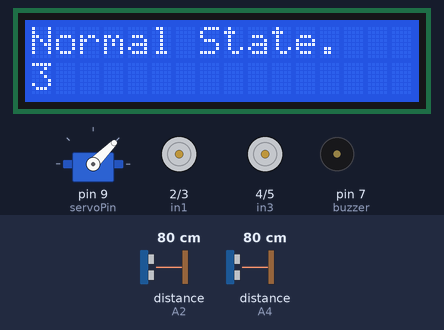
This sketch was run on a simulated Arduino Uno, built with avr-gcc and run on an emulated ATmega328P. Parts: 16×2 character LCD, servo, motor-driver pin pairs drawn as motors (green arrow = first pin HIGH = forward, orange = second pin HIGH = backward, longer = more drive, scaled by the enable pin), buzzer (waves = sounding). Wiring (inferred from the names in the program): 2 × ultrasonic range finder: trigger A1, echo A2 / trigger A3, echo A4. The test bench sets the inputs (shaded band); at power-on: distance to the obstacle (sensors on A2, A4) 80 cm. The echo pulse lasts 58.3 µs per cm.

Above: at 3.6 s.
3.7 s: distance to the obstacle (sensor on A2) set to 34 cm
At 4.5 s:
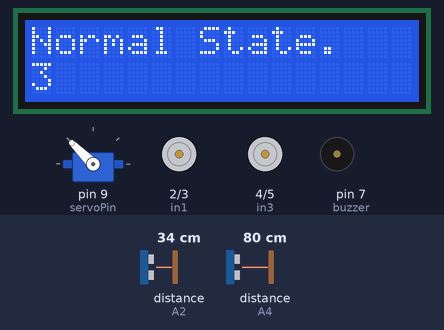
5.6 s: distance to the obstacle (sensor on A2) set to 28 cm
At 6.6 s:
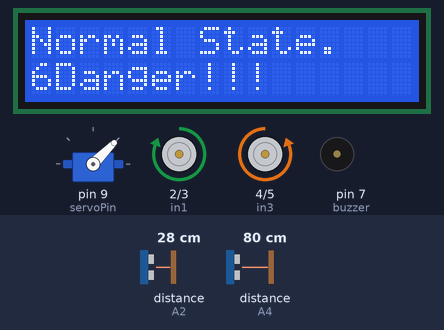
At 9.7 s:
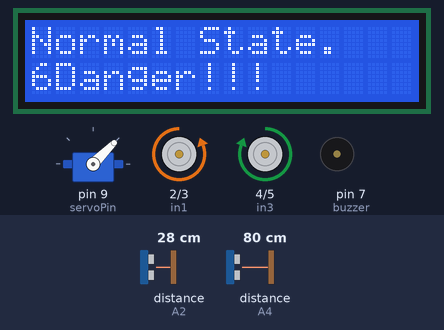
9.8 s: distance to the obstacle (sensor on A2) set to 13 cm
14.0 s: distance to the obstacle (sensor on A2) set to 10 cm
18.2 s: distance to the obstacle (sensor on A4) set to 32 cm
22.4 s: distance to the obstacle (sensor on A4) set to 27 cm
At 25.5 s:
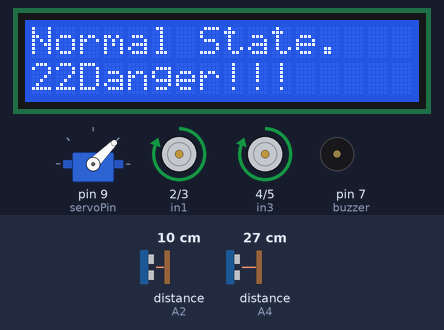
Timing chart, 0 to 45.6 s (numbered marks = the images above; inputs shaded):
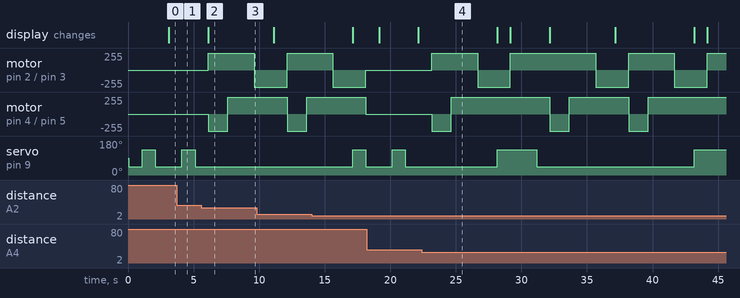

Measured:
- the behaviour switches between 31 and 30 cm on distance to the obstacle (sensor on A2) (found by bisection; images 1 and 2)
- after the input at 5.6 s, motor on pin 2 (in1) / pin 3 (in2): stopped → forward 255/255 after 0.52 s, → backward 255/255 3.5 s later; motor on pin 4 (in3) / pin 5 (in4): stopped → backward 255/255 after 0.52 s, → forward 255/255 1.5 s later
- after the input at 14.0 s, motor on pin 4 (in3) / pin 5 (in4): forward 255/255 → stopped after 4.1 s

The sketch:

Final_working_code.ino
```cpp
/*
  Into Robotics
*/
const int buzzer = 7;
int in1 = 2;
int in2 = 3;
int in3 = 4;
int in4 = 5;
int ena = 11;
int enb = 10;
#include <LiquidCrystal.h>

// initialize the library by associating any needed LCD interface pin
// with the arduino pin number it is connected to
const int rs = 12, en = 13, d4 = 30, d5 = 28, d6 = 26, d7 = 24;
LiquidCrystal lcd(rs, en, d4, d5, d6, d7);
#include <Servo.h>  //add '<' && '>' before && after servo.h

int servoPin = 9;
Servo servo;

const int trigPin1 = A1;
const int echoPin1 = A2;
//trig2 A3
//echo2 A4
// defines variables
long duration1;
int distance1;
const int trigPin2 = A3;
const int echoPin2 = A4;
// defines variables
long duration2;
int distance2;
int servoAngle = 0;   // servo position in degrees

void setup()
{
   lcd.begin(16, 2);
  Serial.begin(9600);
  servo.attach(servoPin);
  pinMode(buzzer, OUTPUT);
  pinMode(in1 , OUTPUT);
  pinMode(in2 , OUTPUT);
  pinMode(in3 , OUTPUT);
  pinMode(in4 , OUTPUT);
  pinMode(ena, OUTPUT);
  pinMode(enb, OUTPUT);
  pinMode(trigPin1, OUTPUT); // Sets the trigPin as an Output
  pinMode(echoPin1, INPUT); // Sets the echoPin as an Input
  pinMode(trigPin2, OUTPUT); // Sets the trigPin as an Output
  pinMode(echoPin2, INPUT); // Sets the echoPin as an Input

    lcd.print("Normal State.");

}


void right() {
  digitalWrite(in1, HIGH);
  digitalWrite(in2, LOW);
  digitalWrite(in3, LOW);
  digitalWrite(in4, HIGH);
  analogWrite(ena, 255);
  analogWrite(enb, 255);
}
void forward() {
  digitalWrite(in1, HIGH);
  digitalWrite(in2, LOW);
  digitalWrite(in3, HIGH);
  digitalWrite(in4, LOW);
  analogWrite(ena, 255);
  analogWrite(enb, 255);
}

void back() {
  digitalWrite(in1, LOW);
  digitalWrite(in2, HIGH);
  digitalWrite(in3, LOW);
  digitalWrite(in4, HIGH);
  analogWrite(ena, 255);
  analogWrite(enb, 255);
}
void left() {
  digitalWrite(in1, LOW);
  digitalWrite(in2, HIGH);
  digitalWrite(in3, HIGH);
  digitalWrite(in4, LOW);
  analogWrite(ena, 255);
  analogWrite(enb, 255);
}

void pause() {
  digitalWrite(in1, LOW);
  digitalWrite(in2, LOW);
  digitalWrite(in3, LOW);
  digitalWrite(in4, LOW);
  analogWrite(ena, 0);
  analogWrite(enb, 0);
}


void loop()
{

   lcd.setCursor(0, 1);
  lcd.print(millis() / 1000);
  servo.write(45);
  delay(1000);
   digitalWrite(trigPin1, LOW);
  delayMicroseconds(2);
  // Sets the trigPin on HIGH state for 10 micro seconds
  digitalWrite(trigPin1, HIGH);
  digitalWrite(trigPin1, LOW);
  // Reads the echoPin, returns the sound wave travel time in microseconds
  duration1 = pulseIn(echoPin1, HIGH);
  // Calculating the distance
  distance1 = duration1 * 0.034 / 2;
  // Prints the distance on the Serial Monitor
    // Clears the trigPin
  digitalWrite(trigPin2, LOW);
  delayMicroseconds(2);
  // Sets the trigPin on HIGH state for 10 micro seconds
  digitalWrite(trigPin2, HIGH);
  digitalWrite(trigPin2, LOW);
  // Reads the echoPin, returns the sound wave travel time in microseconds
  duration2 = pulseIn(echoPin2, HIGH);
  // Calculating the distance
  distance2 = duration2 * 0.034 / 2;
  // Prints the distance on the Serial Monitor
if (( distance1 < 30 && distance1 > 10) or (( distance2 < 30 && distance2 > 10)) ) {
    tone(buzzer, 1000); // Send 1KHz sound signal...
    noTone(buzzer);     // Stop sound...
    right();
    delay(1500);
    forward();
    delay(2000);
    left();
    delay(1500);
 lcd.print("Danger!!!");
  lcd.setCursor(0, 1);
  lcd.print(millis() / 1000);

  } else {pause();}


  servo.write(135);
  delay(1000);
   digitalWrite(trigPin1, LOW);
  delayMicroseconds(2);
  // Sets the trigPin on HIGH state for 10 micro seconds
  digitalWrite(trigPin1, HIGH);
  digitalWrite(trigPin1, LOW);
  // Reads the echoPin, returns the sound wave travel time in microseconds
  duration1 = pulseIn(echoPin1, HIGH);
  // Calculating the distance
  distance1 = duration1 * 0.034 / 2;
   // Clears the trigPin
  digitalWrite(trigPin2, LOW);
  delayMicroseconds(2);
  // Sets the trigPin on HIGH state for 10 micro seconds
  digitalWrite(trigPin2, HIGH);
  digitalWrite(trigPin2, LOW);
  // Reads the echoPin, returns the sound wave travel time in microseconds
  duration2 = pulseIn(echoPin2, HIGH);
  // Calculating the distance
  distance2 = duration2 * 0.034 / 2;
  // Prints the distance on the Serial Monitor
if (( distance1 < 30 && distance1 > 10) or (( distance2 < 30 && distance2 > 10)) ) {
    tone(buzzer, 1000); // Send 1KHz sound signal...
    noTone(buzzer);     // Stop sound...
   lcd.print("Danger!!!");
  lcd.setCursor(0, 1);
  lcd.print(millis() / 1000);
    forward();
    delay(2000);


  } else {pause();}


  servo.write(45);
     delay(1000);
   digitalWrite(trigPin1, LOW);
  delayMicroseconds(2);
  // Sets the trigPin on HIGH state for 10 micro seconds
  digitalWrite(trigPin1, HIGH);
  digitalWrite(trigPin1, LOW);
  // Reads the echoPin, returns the sound wave travel time in microseconds
  duration1 = pulseIn(echoPin1, HIGH);
  // Calculating the distance
  distance1 = duration1 * 0.034 / 2;
  // Prints the distance on the Serial Monitor
  // Clears the trigPin
  digitalWrite(trigPin2, LOW);
  delayMicroseconds(2);
  // Sets the trigPin on HIGH state for 10 micro seconds
  digitalWrite(trigPin2, HIGH);
  digitalWrite(trigPin2, LOW);
  // Reads the echoPin, returns the sound wave travel time in microseconds
  duration2 = pulseIn(echoPin2, HIGH);
  // Calculating the distance
  distance2 = duration2 * 0.034 / 2;
  // Prints the distance on the Serial Monitor
if (( distance1 < 30 && distance1 > 10) or (( distance2 < 30 && distance2 > 10)) ) {
    tone(buzzer, 1000); // Send 1KHz sound signal...
    noTone(buzzer);
    lcd.print("Danger!!!");
  lcd.setCursor(0, 1);
  lcd.print(millis() / 1000);// Stop sound...
    right();
    delay(1500);
    forward();
    delay(2000);
    left();
    delay(1500);


  } else {pause();}


}
```
